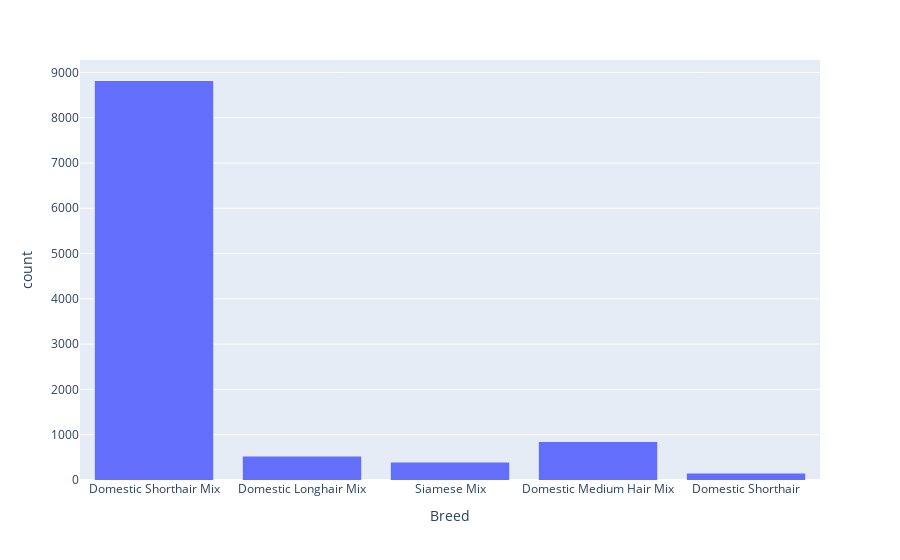

Here is the notebook cell this chart was saved with:
### Code cell
top_breeds = train[train['AnimalType'] == 'Cat']['Breed'].value_counts()[:5].index.to_list()

fig = px.histogram(train[train['Breed'].isin(top_breeds)], x="Breed")
fig.show()

### Figure 1 — Plotly figure (JSON) as saved in the notebook; plotly's stock layout.template omitted (floating-point values rounded to 4 significant figures; data arrays with more than 128 entries replaced by an {"elided": "..."} marker saying what was removed)
{"data": [{"alignmentgroup": "True", "bingroup": "x", "hovertemplate": "Breed=%{x}<br>count=%{y}<extra></extra>", "legendgroup": "", "marker": {"color": "#636efa", "pattern": {"shape": ""}}, "name": "", "offsetgroup": "", "orientation": "v", "showlegend": false, "type": "histogram", "x": {"elided": "10701 str values"}, "xaxis": "x", "yaxis": "y"}], "layout": {"barmode": "relative", "legend": {"tracegroupgap": 0}, "margin": {"t": 60}, "xaxis": {"anchor": "y", "domain": [0, 1], "title": {"text": "Breed"}}, "yaxis": {"anchor": "x", "domain": [0, 1], "title": {"text": "count"}}}}
